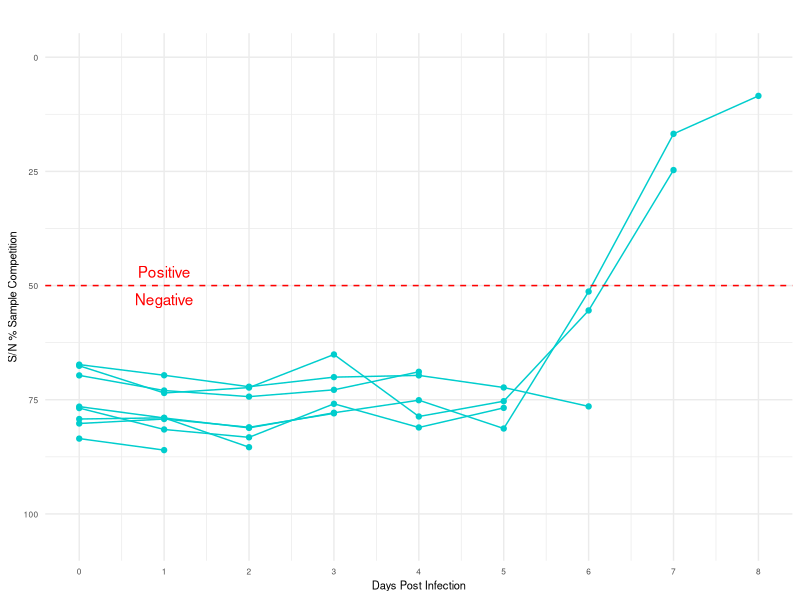
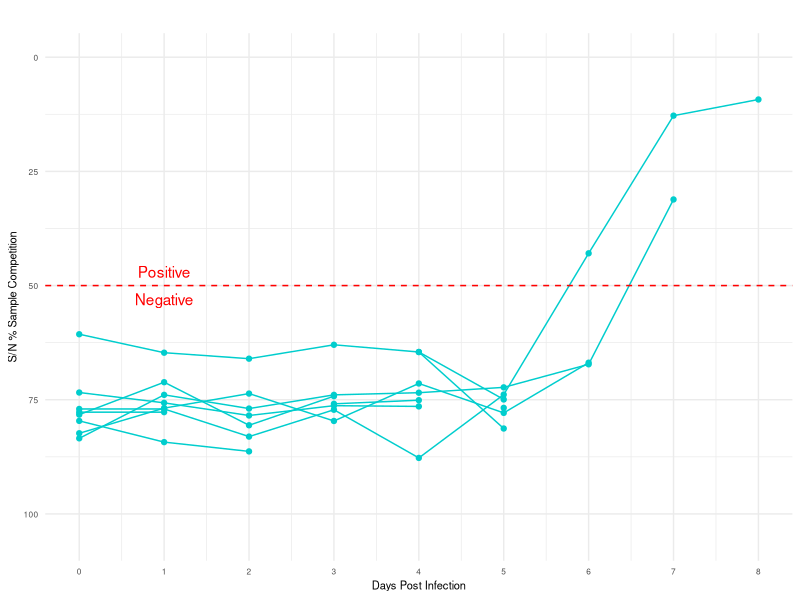
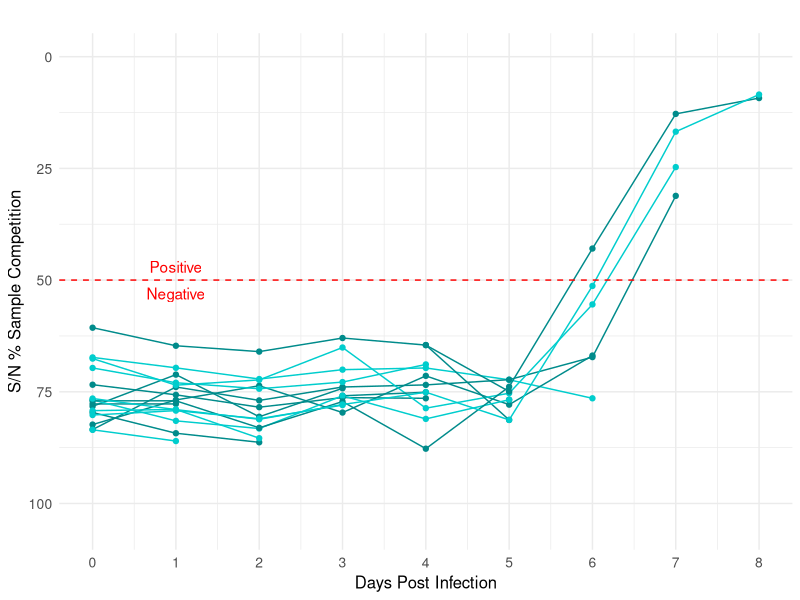
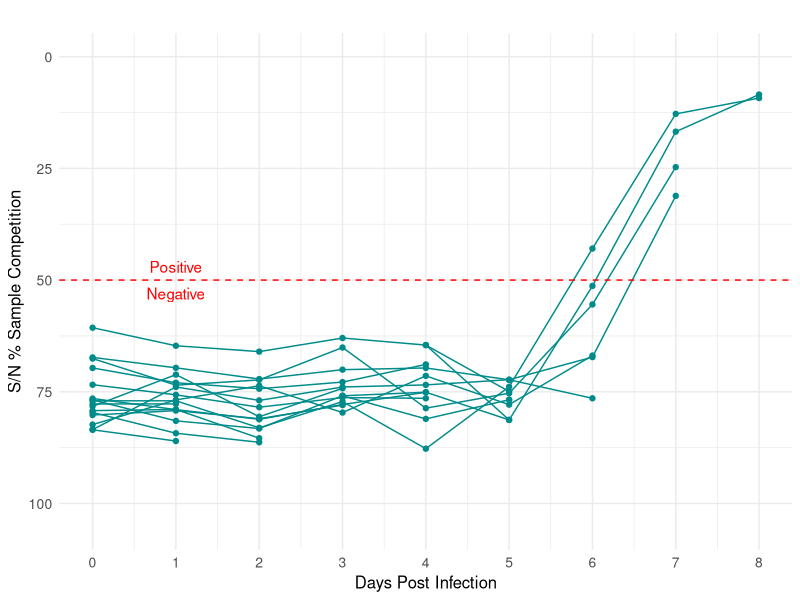

R code for these plots, in order:

#############################################################################################################
# Code written by: Catherine M. Herzog, PhD MPH
# Code last modified on: March 2, 2024
# Code purpose: analyze and visualize serology data for goat sacrifice experiment

#############################################################################################################


######################
#  Load libraries ----
######################

library(ggplot2)   # for plotting figures
#library(gridExtra) # for grid.arrange function in doing multiple plots for jpeg
#library(tidyverse) # for piping %>%


###############################################
#  Serology Data Import, Data Management  ----
###############################################

# Load the data by pointing to the location within the project that this data resides (do not need to setwd)
# Note: parenthesis are backward compared to Windows Explorer paths
serodat <- read.csv("data/goat_sac/sero/serodat_clean_goatsacrifice_final.csv", header = TRUE)

# Making sure each variable (column in data frame) is of the correct data type (factor, numeric, character, etc)
serodat$eartag <- as.factor(serodat$eartag)
serodat$barn <- as.factor(serodat$barn)

# Setting the line and symbol colors for each barn and status
barncol <- c("2" = "cyan3", "6" = "cyan4")
color2 <- c("cyan4")


# Split data into each barn, and have combined barns
barn2_sero  <- subset(serodat, barn == 2) 
barn6_sero  <- subset(serodat, barn == 6) 
barn26_sero <- subset(serodat, barn == 2 | barn == 6) 

# Note although no sampling conducted on 24 dpi, this was in earlier trials to kept this on x axis for merging later.


########################################
#  Saving figures to file (as jpeg) ----
########################################

#####################
#  Barn 2 ----
#####################
# Barn 2: 8 Experimental Goats

jpeg("output/goat_sac/pprv_goatsac_sero_barn2_todpi8.jpeg", width = 6, height = 5, units = "in", quality = 100, res = 600)
ggplot(barn2_sero, aes(dpi, sn, color ="cyan3")) +
  geom_line(aes(group = eartag)) +
  geom_point() +
  labs(title = "", x = "Days Post Infection", y = "S/N % Sample Competition") +
  scale_x_continuous(limits = c(0,8), breaks = seq(0,8, by=1)) +
  scale_y_reverse(limits = c(105, 0)) +
  scale_color_manual(name = "Barn 2", 
                     labels = c("Goats (Inoculated)"),
                     values = "cyan3") +
  geom_hline(yintercept = 50, linetype = "dashed", color = "red") +
  annotate("text", x = 1, y = 47, label = "Positive", colour = "red") +
  annotate("text", x = 1, y = 53, label = "Negative", colour = "red") +
  theme_minimal() + 
  theme(legend.position = "none", axis.title.y = element_text(size = 8), 
        axis.title.x = element_text(size = 8), axis.text=element_text(size=6))
invisible(dev.off())


#####################
#  Barn 6 ----
#####################
# Barn 6: 8 Experimental Goats

jpeg("output/goat_sac/pprv_goatsac_sero_barn6_todpi8.jpeg", width = 6, height = 5, units = "in", quality = 100, res = 600)
ggplot(barn6_sero, aes(dpi, sn, color="cyan3")) +
  geom_line(aes(group = eartag)) +
  geom_point() +
  labs(title = "", x = "Days Post Infection", y = "S/N % Sample Competition") +
  scale_x_continuous(limits = c(0,8), breaks = seq(0,8, by=1)) +
  scale_y_reverse(limits = c(105, 0)) +
  scale_color_manual(name = "Barn 6", 
                     labels = c("Goats (Inoculated)"),
                     values = "cyan3") +
  geom_hline(yintercept = 50, linetype = "dashed", color = "red") +
  annotate("text", x = 1, y = 47, label = "Positive", colour = "red") +
  annotate("text", x = 1, y = 53, label = "Negative", colour = "red") +
  theme_minimal() + 
  theme(legend.position = "none", axis.title.y = element_text(size = 8), 
        axis.title.x = element_text(size = 8), axis.text=element_text(size=6))
invisible(dev.off())


######################
#  Combined Barns ----
######################
# All experimental barns together, total 16 experimental Goats

jpeg("output/goat_sac/pprv_goatsac_sero_barns26_todpi8.jpeg", width = 6, height = 5, units = "in", quality = 100, res = 600)
ggplot(barn26_sero, aes(dpi, sn, color=barn)) +
  geom_line(aes(group = eartag)) +
  geom_point() +
  labs(title = "", x = "Days Post Infection", y = "S/N % Sample Competition") +
  scale_x_continuous(limits = c(0,8), breaks = seq(0,8, by=1)) +
  scale_y_reverse(limits = c(105.1, 0)) +    # made this 105.1 instead of 105, to accomodate 1 point
  scale_color_manual(name = "", 
                     labels = c("Barn 2", "Barn 6"),
                     values = barncol) +
  geom_hline(yintercept = 50, linetype = "dashed", color = "red") +
  annotate("text", x = 1, y = 47, label = "Positive", colour = "red") +
  annotate("text", x = 1, y = 53, label = "Negative", colour = "red") +
  theme_minimal() + 
  theme(legend.position = "none", axis.title.y = element_text(size = 12), 
        axis.title.x = element_text(size = 12), axis.text=element_text(size=10))
invisible(dev.off())

jpeg("output/goat_sac/pprv_goatsac_sero_barns26c_todpi8.jpeg", width = 6, height = 5, units = "in", quality = 100, res = 600)
ggplot(barn26_sero, aes(dpi, sn, color=species)) +
  geom_line(aes(group = eartag)) +
  geom_point() +
  labs(title = "", x = "Days Post Infection", y = "S/N % Sample Competition") +
  scale_x_continuous(limits = c(0,8), breaks = seq(0,8, by=1)) +
  scale_y_reverse(limits = c(105.1, 0)) +    # made this 105.1 instead of 105, to accomodate 1 point
  scale_color_manual(name = "", 
                     #labels = c("Goats"),
                     values = color2) +
  geom_hline(yintercept = 50, linetype = "dashed", color = "red") +
  annotate("text", x = 1, y = 47, label = "Positive", colour = "red") +
  annotate("text", x = 1, y = 53, label = "Negative", colour = "red") +
  theme_minimal() + 
  theme(legend.position = "none", axis.title.y = element_text(size = 12), 
        axis.title.x = element_text(size = 12), axis.text=element_text(size=10))
invisible(dev.off())


# Need to put the three plots above each into a named object and then put names in here in line 117 to plot a panel
# jpeg("output/goat_sac/pprv_goatsac_clin_3panel_todpi8.jpeg", width = 6, height = 3, units = "in", quality = 100, res = 600)
# grid.arrange(barn2_sero, barn6_sero, barn26_sero, ncol=3)
# invisible(dev.off())


